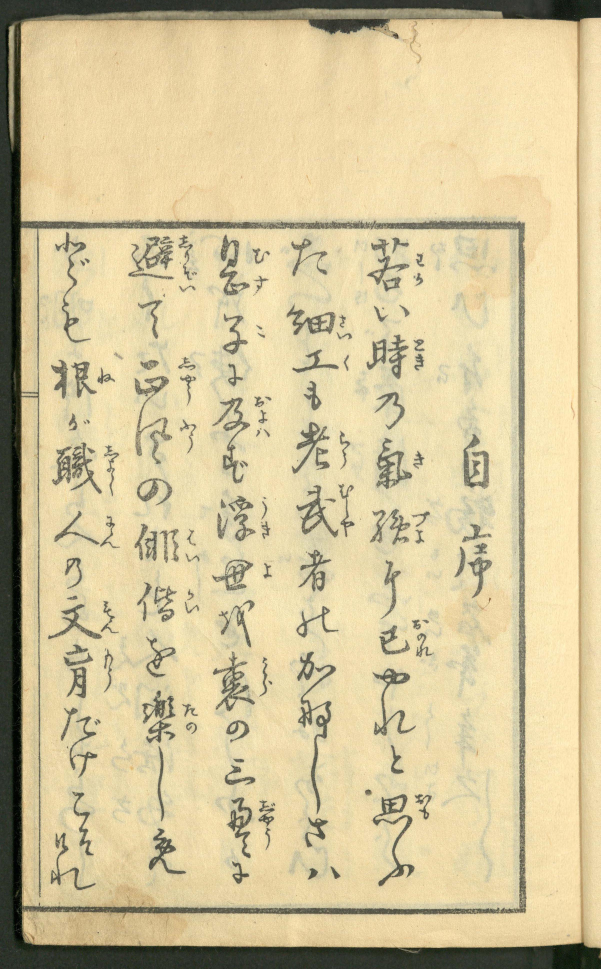
#> input picture Competitions/Kuzushiji-Recognition-Comp/Attempt3/Tensorflow/workspace/training_demo/annotations/100241706_00004_2.jpg, 2404 x 3874 px, found by its file name (shown at 1/4 size)
$ jupyter execute --allow-errors clean-data.ipynb
#> lines starting #> are read from the running program, lines starting #| are printed output that depends on the picture
[cell 1]
# https://www.kaggle.com/competitions/kuzushiji-recognition/data
import numpy as np
import os
import cv2

[cell 2]
# Defining CONST
DIR = "/home/harris/Projects/ML/Datasets/Kuzushiji-Recognition/"

[cell 3]
# Attempt 1
# [26 lines left out: function segment_image_using_contours, not called in this run]

[cell 4]
# Attempt 2 at segmenting images

# [29 lines left out: function segment_image_using_edges, not called in this run]

print(os.getcwd())

[cell 5]
from PIL import Image, ImageDraw, ImageFont
import matplotlib.pyplot as plt

# Attempt 3

# [40 lines left out: function VisualizeKuzushiji, not called in this run]

def VisualizeTraining(imagePath):
    '''
    Display the training image with the bounding box of the characters
    '''

    img = cv2.imread(imagePath)

    def chunks(lst, n):
        for i in range(0, len(lst), n):
            yield lst[i:i + n]

    data = "U+306F 1231 3465 133 53 U+304C 275 1652 84 69 U+3044 1495 1218 143 69 U+3051 220 3331 53 91 U+306B 911 1452 61 92 U+306B 927 3445 71 92 U+306E 904 2879 95 92 U+5DE5 1168 1396 187 95 U+3053 289 3166 69 97 U+4E09 897 3034 121 107 U+306E 547 1912 141 108 U+3084 1489 2675 151 109 U+3068 1561 2979 55 116 U+5DF1 1513 2500 127 117 U+3082 1213 1523 72 119 U+3055 1219 3266 95 124 U+306E 259 2230 68 125 U+306E 1184 2423 169 125 U+4E16 849 2236 163 127 U+7D30 1144 1212 200 128 U+305D 316 3287 57 133 U+4EBA 217 2044 183 135 U+3051 277 2974 112 137 U+308C 201 3423 181 137 U+3060 243 2830 159 143 U+5F37 1479 2034 163 145 U+306E 1497 1567 123 152 U+305F 1164 952 145 153 U+3066 552 1199 97 155 U+4FF3 537 2095 176 155 U+6839 203 1439 184 156 U+304B 1188 2606 156 157 U+8AE7 549 2328 156 159 U+308C 1495 2784 168 159 U+5B50 891 1255 100 164 U+3092 584 2546 117 164 U+53CA 849 1588 151 164 U+8005 1192 2198 133 169 U+305A 889 1763 103 171 U+907F 513 945 181 171 U+6B63 539 1439 136 172 U+6587 192 2382 216 173 U+3075 1512 3371 147 176 U+6642 1465 1338 168 179 U+601D 1492 3175 159 180 U+306A 1191 2775 135 181 U+3081 593 3313 151 184 U+6D6E 868 1982 155 184 U+3092 873 2400 145 192 U+6C17 1504 1754 145 200 U+8077 208 1770 197 204 U+8001 1167 1687 152 208 U+6B66 1184 1942 171 208 U+697D 568 2762 133 209 U+3082 247 1159 116 212 U+76F2 253 2578 119 215 U+82E5 1465 951 172 216 U+81EA 1852 1736 104 219 U+3069 220 928 139 229 U+98A8 541 1619 147 236 U+306B 1521 2239 83 237 U+88CF 851 2608 169 237 U+7573 905 3189 103 244 U+606F 876 937 123 244 U+5E8F 1816 2096 152 296 U+3057 629 2985 27 300 U+3057 1243 2942 39 313"
    results = data.split(" ")
    results = list(chunks(results, 5))

    for result in results:
        char, x, y, w, h = result
        x, y, w, h = int(x), int(y), int(w), int(h)
        img = cv2.rectangle(img, (x, y), (x+w, y+h), (255,255,255), 3)

    return img

img1 = VisualizeTraining(DIR + "train_images/100241706_00004_2.jpg")
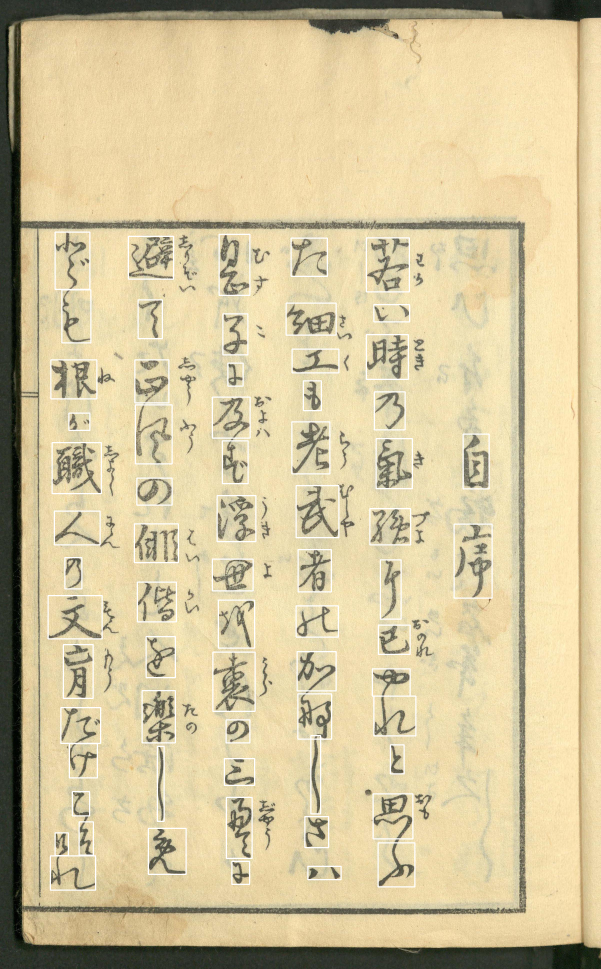
#> img1: shape (3874, 2404, 3) (shown at 1/4 size); mean B, G, R 157.3, 197.4, 212
# img1 = VisualizeKuzushiji(DIR + "train/100241706_00004_2.jpg")


# plt.subplot(1,4,2),
# plt.title(\"Recognition of Kuzushiji\",fontsize=20),
# plt.imshow(imsource1)


$ run again, with Competitions/Kuzushiji-Recognition-Comp/Attempt3/Tensorflow/workspace/training_demo/annotations/100241706_00005_1.jpg copied over Competitions/Kuzushiji-Recognition-Comp/Attempt3/Tensorflow/workspace/training_demo/annotations/100241706_00004_2.jpg
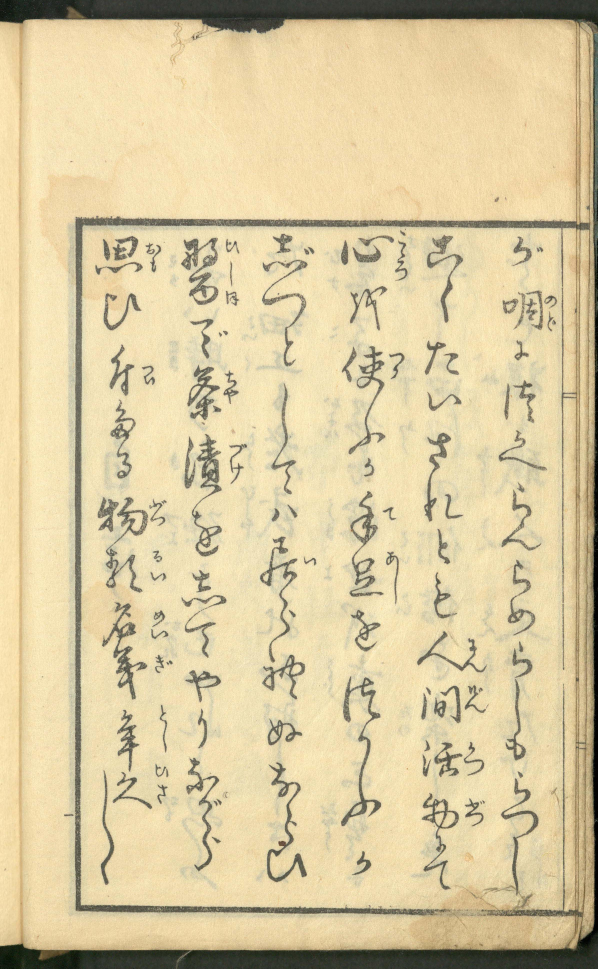
#> input picture Competitions/Kuzushiji-Recognition-Comp/Attempt3/Tensorflow/workspace/training_demo/annotations/100241706_00005_1.jpg, 2392 x 3874 px, found by its file name (shown at 1/4 size)
#> `img1 = VisualizeTraining(DIR + "train_images/100241706_00004_2.jpg")`:
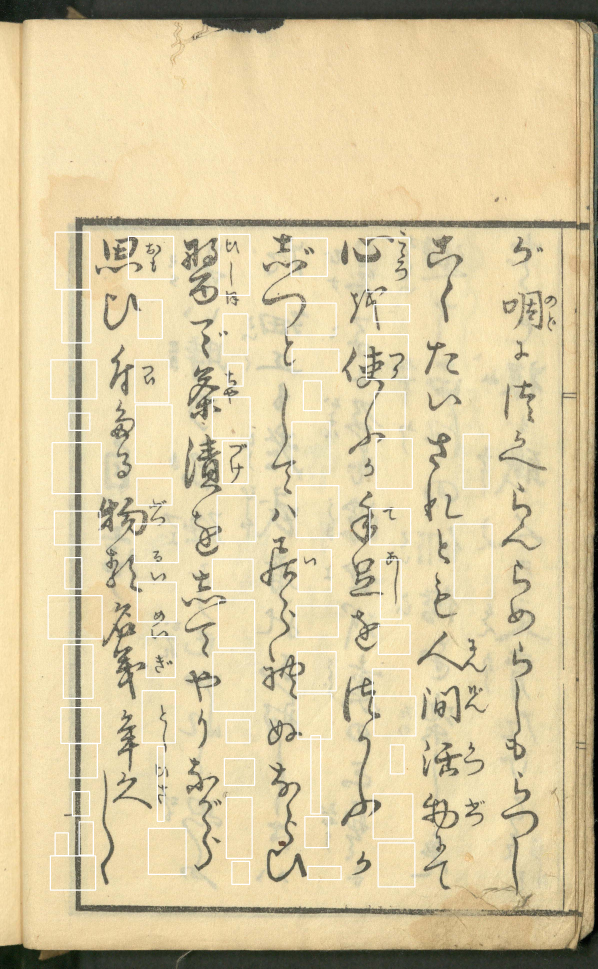
#> img1: shape (3874, 2392, 3) (shown at 1/4 size); mean B, G, R 162.7, 202.5, 218.1

$ run again, with Competitions/Kuzushiji-Recognition-Comp/Attempt3/Tensorflow/workspace/training_demo/annotations/100241706_00005_2.jpg copied over Competitions/Kuzushiji-Recognition-Comp/Attempt3/Tensorflow/workspace/training_demo/annotations/100241706_00004_2.jpg
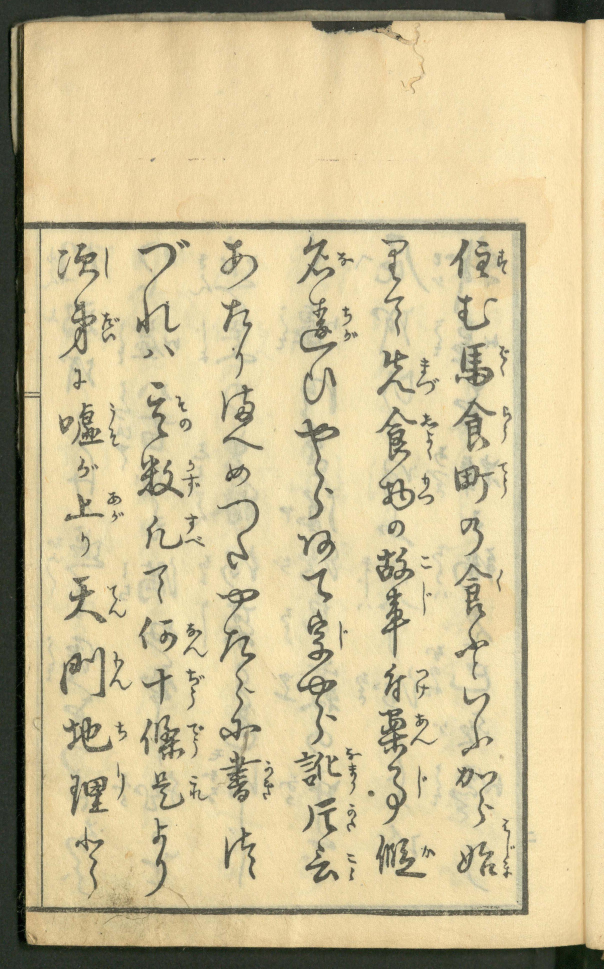
#> input picture Competitions/Kuzushiji-Recognition-Comp/Attempt3/Tensorflow/workspace/training_demo/annotations/100241706_00005_2.jpg, 2416 x 3874 px, found by its file name (shown at 1/4 size)
#> `img1 = VisualizeTraining(DIR + "train_images/100241706_00004_2.jpg")`:
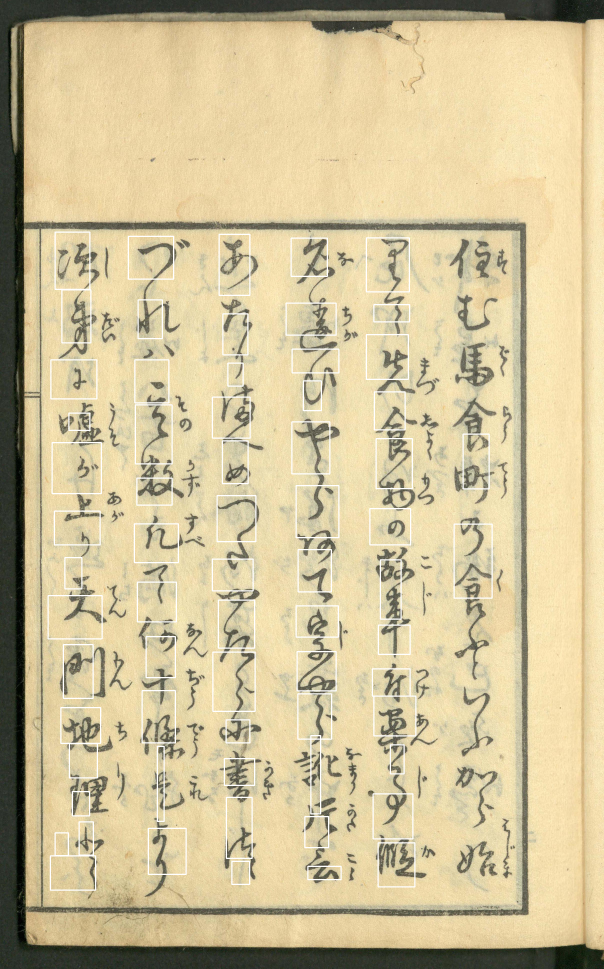
#> img1: shape (3874, 2416, 3) (shown at 1/4 size); mean B, G, R 153.9, 193.6, 207.9
